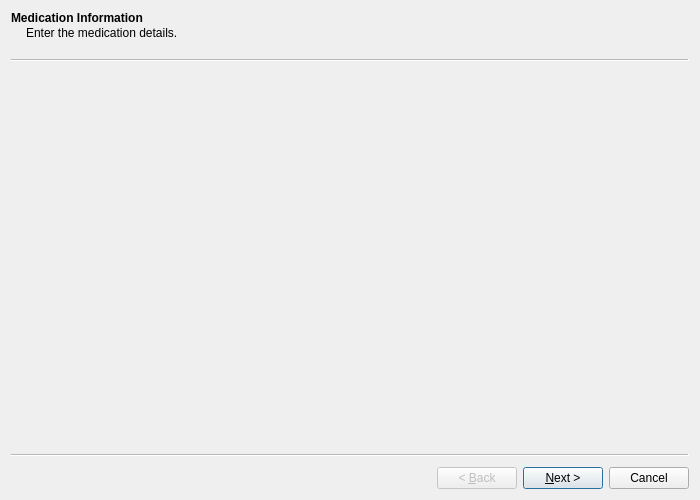
<?xml version="1.0" encoding="UTF-8"?>
<ui version="4.0">
 <class>MedicationWizard</class>
 <widget class="QWizard" name="MedicationWizard">
  <property name="geometry">
   <rect>
    <x>0</x>
    <y>0</y>
    <width>700</width>
    <height>500</height>
   </rect>
  </property>
  <property name="sizePolicy">
   <sizepolicy hsizetype="Fixed" vsizetype="Fixed">
    <horstretch>0</horstretch>
    <verstretch>0</verstretch>
   </sizepolicy>
  </property>
  <property name="minimumSize">
   <size>
    <width>700</width>
    <height>500</height>
   </size>
  </property>
  <property name="maximumSize">
   <size>
    <width>700</width>
    <height>500</height>
   </size>
  </property>
  <property name="windowTitle">
   <string>New Medication Wizard</string>
  </property>
  <widget class="Medication_00" name="page0">
   <property name="title">
    <string>Medication Information</string>
   </property>
   <property name="subTitle">
    <string>Enter the medication details.</string>
   </property>
  </widget>
  <widget class="Medication_01" name="page1">
   <property name="title">
    <string>Default Instructions</string>
   </property>
   <property name="subTitle">
    <string>Enter the default medication instructions.</string>
   </property>
  </widget>
 </widget>
 <customwidgets>
  <customwidget>
   <class>Medication_00</class>
   <extends>QWizardPage</extends>
   <header location="global">medication_00.h</header>
   <container>1</container>
  </customwidget>
  <customwidget>
   <class>Medication_01</class>
   <extends>QWizardPage</extends>
   <header location="global">medication_01.h</header>
   <container>1</container>
  </customwidget>
 </customwidgets>
 <resources/>
 <connections/>
</ui>
